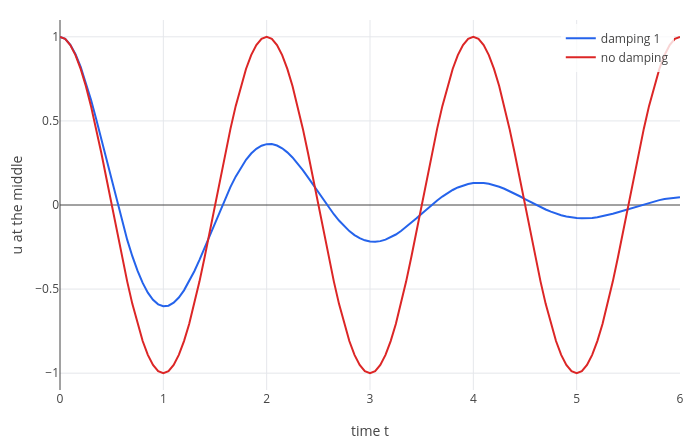

Write notebook code for a chart like this one.
### Markdown cell above
## 5. Damping

A real string loses energy to the air and the guitar body, and its sound fades. Adding a friction term gives the
**damped wave equation** $u_{tt} = c^2 u_{xx} - \gamma\, u_t$. The `damping` option sets $\gamma$:

### Code cell
s = wave(sin(pi*x), 0, x, 0, 1, 6, {damping: 1, frames: 120});
U = s.u;
p = legend(plot(s.t, column(U, 101)'), "damping 1");
s2 = wave(sin(pi*x), 0, x, 0, 1, 6, {frames: 120});
U2 = s2.u;
p = show(p, legend(plot(s2.t, column(U2, 101)'), "no damping"));
labels(p, "time t", "u at the middle")
